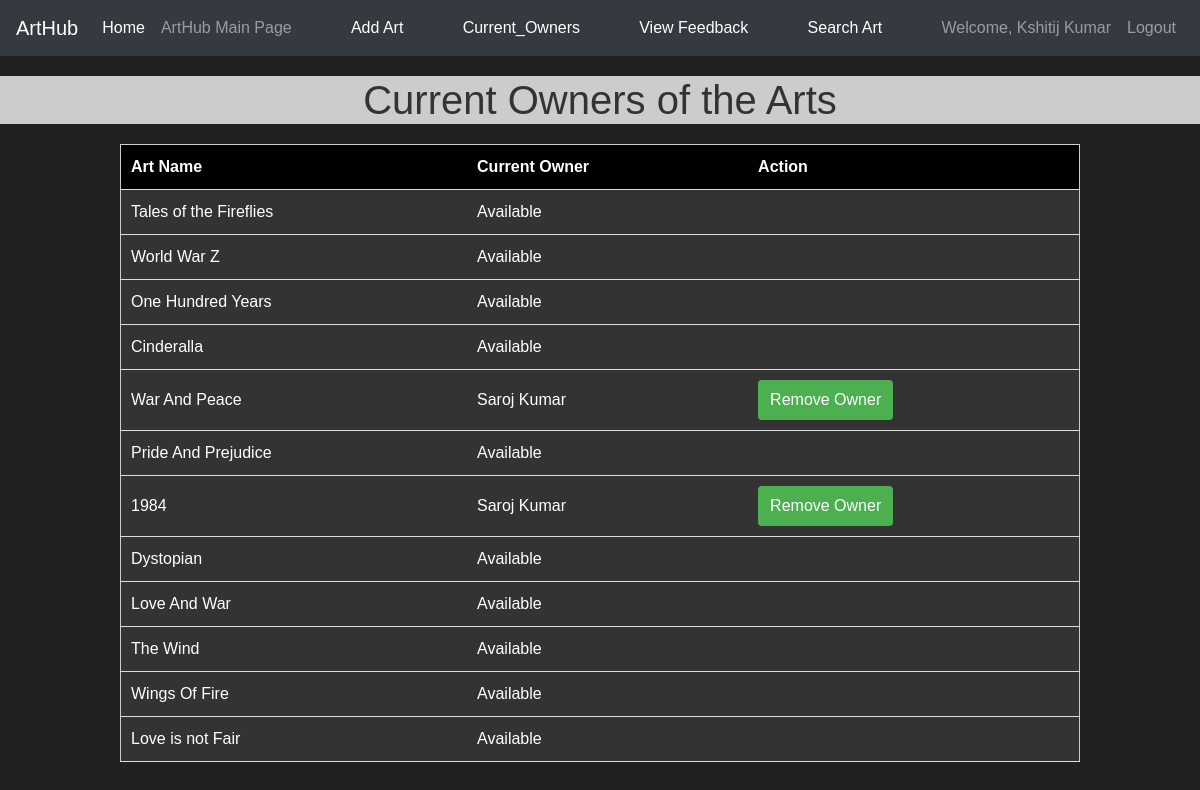
The app's page /current_owners (signed in) with its own data.
### market/models.py (models this page shows, shortened)
class User(db.Model, UserMixin):
    id=db.Column(db.Integer(), primary_key=True)
    username=db.Column(db.String(length=30), nullable=False, unique=True)
    email_address=db.Column(db.String(length=50),nullable=False,unique=True)
    password_hash=db.Column(db.String(length=60),nullable=False)
    budget=db.Column(db.Integer(),nullable=False, default=1000)
    is_admin = db.Column(db.Boolean(), nullable=False, server_default='0')
    items=db.relationship('Item',backref='owned_user',lazy=True)
    @property
    def password(self):
        return self.password

class Item(db.Model):
    id=db.Column(db.Integer(), primary_key=True)
    name=db.Column(db.String(length=30), nullable=False, unique=True)
    price= db.Column(db.Integer(), nullable=False )
    barcode=db.Column(db.String(length=12), nullable=False,unique=True)
    description=db.Column(db.String(length=1024), nullable=False, unique=True)
    category=db.Column(db.String(),nullable=False)
    owner=db.Column(db.Integer(),db.ForeignKey('user.id'))

### market/routes.py (the view)
@app.route('/current_owners')
def current_owners():
    items = Item.query.all()
    return render_template('current_owners.html', items=items)

### market/models.py (called while the page is built)
@login_manager.user_loader
def load_user(user_id):
    return User.query.get(int(user_id))

### market/templates/current_owners.html (shortened to what this page needs)
{% extends 'base.html' %}
{% block title %}
    <h1 style="text-align: center;background:#ccc;">Current Owners of the Arts</h1>
{% endblock %}
{% block content %}
    <table>
        <thead>
            <tr>
                <th style=background:black;>Art Name</th>
                <th style=background:black;>Current Owner</th>
                <th style=background:black;>Action</th>
            </tr>
        </thead>
        <tbody>
            {% for item in items %}
            <tr>
                <td>{{ item.name }}</td>
                <td>{{ item.owned_user.username if item.owned_user else "Available" }}</td>
                <td>
                    {% if item.owned_user %}
                    <form action="/remove_owner/{{ item.id }}" method="POST">
                        <button type="submit">Remove Owner</button>
                    </form>
                    {% endif %}
                </td>
            </tr>
            {% endfor %}
        </tbody>
    </table>
{% endblock %}

### market/templates/base.html (shortened to what this page needs)
<!doctype html>
<html lang="en">
   <head>
      <link rel="stylesheet" href="https://cdn.jsdelivr.net/npm/bootstrap@4.5.3/dist/css/bootstrap.min.css">
  </head>
  <body>
    <nav class="navbar navbar-expand-md navbar-dark bg-dark">
      <a class="navbar-brand" href="#">ArtHub</a>
      <div class="collapse navbar-collapse" id="navbarNav">
        <ul class="navbar-nav mr-auto">
            <li class="nav-item active">
                <a class="nav-link" href="{{ url_for('home_page') }}">Home <span class="sr-only">(current)</span></a>
            </li>
            <li class="nav-item">
                <a class="nav-link" href="{{ url_for('market_page') }}">ArtHub Main Page</a>
            </li>
        </ul>
        {% if current_user.is_authenticated %}
          {% if current_user.is_admin %}
          <ul class="navbar-nav mr-auto">
            <li class="nav-item active">
                <a class="nav-link" href="{{ url_for('addbook') }}">Add Art</a>
            </li>
          </ul>
          <ul class="navbar-nav mr-auto">
            <li class="nav-item active">
              <a class="nav-link" href="{{ url_for('current_owners') }}">Current_Owners</a>
            </li>
          </ul>
          {% endif %}
        {% endif %}
        {% if current_user.is_authenticated %}
          <ul class="navbar-nav mr-auto">
            <li class="nav-item active">
              <a class="nav-link" href="{{ url_for('view_feedbacks') }}">View Feedback</a>
            </li>
          </ul>
          <ul class="navbar-nav mr-auto">
            <li class="nav-item active">
              <a class="nav-link" href="{{ url_for('search_books') }}">Search Art</a>
            </li>
          </ul>
        {% endif %}
        {% if current_user.is_authenticated %}
            <ul class="navbar-nav">
                <li class="nav-item">
                    <a class="nav-link">Welcome, {{ current_user.username }}</a>
                </li>
                <li class="nav-item">
                    <a class="nav-link" href="{{ url_for('logout_page') }}">Logout</a>
                </li>
            </ul>
          {% endif %}
      </div>
    </nav>
    {% block title %}
    {% endblock %}
      {% block content %}
      {% endblock %}
  </body>
</html>

### market/templates/current_owners.html (style rules this page uses)
body { font-family: Arial, sans-serif; background-color: #f0f0f0; margin: 0; padding: 0; }
h1 { text-align: center; color: #333; margin-top: 20px; }
table { width: 80%; margin: 20px auto; border-collapse: collapse; border: 1px solid #ccc; background-color: #fff; }
th, td { background: #333; padding: 10px; text-align: left; border-bottom: 1px solid #ddd; }
th { background: #333; background-color: #f2f2f2; }
td button { background-color: #4CAF50; color: white; padding: 8px 12px; border: none; cursor: pointer; border-radius: 4px; }
td { background: #333; }

### market/templates/base.html (style rules this page uses)
body { background-color: #212121; color: white }

### records on screen
User: username "Kshitij Kumar"
Item: name "Tales of the Fireflies", owned_user "Available"
Item: name "World War Z", owned_user "Available"
Item: name "One Hundred Years", owned_user "Available"
Item: name "Cinderalla", owned_user "Available"
Item: name "War And Peace", owned_user "Saroj Kumar"
Item: name "Pride And Prejudice", owned_user "Available"
Item: name "1984", owned_user "Saroj Kumar"
Item: name "Dystopian", owned_user "Available"
Item: name "Love And War", owned_user "Available"
Item: name "The Wind", owned_user "Available"
Item: name "Wings Of Fire", owned_user "Available"
Item: name "Love is not Fair", owned_user "Available"
